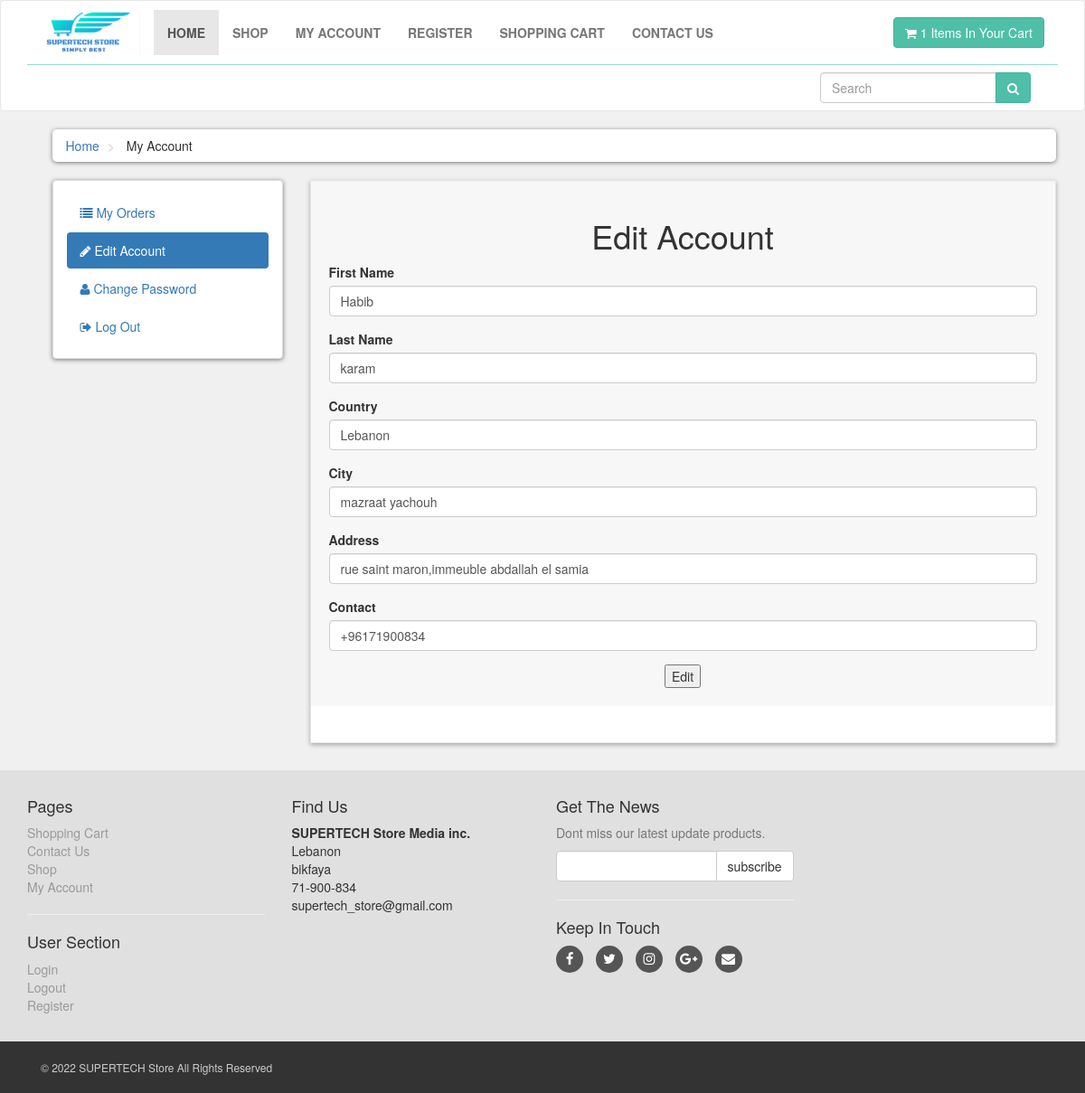
Page /customer/my_account.php?edit_account (signed in) on the committed database.
### tables this page shows
CREATE TABLE IF NOT EXISTS `user` (
  `id_user` int UNSIGNED NOT NULL AUTO_INCREMENT,
  `f_name` varchar(50) NOT NULL,
  `l_name` varchar(50) NOT NULL,
  `email` varchar(50) NOT NULL,
  `password` varchar(50) NOT NULL,
  `country` varchar(50) NOT NULL,
  `city` varchar(50) NOT NULL,
  `adress` varchar(255) NOT NULL,
  `contact` varchar(50) NOT NULL,
  PRIMARY KEY (`id_user`)
);

### customer/edit_account.php (the view, shortened to what this page needs)
        <div class="box-header">
                 <center>
 <?php
   if(isset($_SESSION["edit"]))echo"<h1>".$_SESSION["edit"]."</h1>";
   else echo "<h1>Edit Account</h1>";
   ?>
                 </center>
  <?php
  $link=connect();
  $idu=$_COOKIE['idu'];
  $sql="SELECT * FROM user where id_user='$idu';";
  $res = mysqli_query($link, $sql);
$u=mysqli_fetch_assoc($res);
  ?>
                 <form name="Cform" action="validationServer/editAcc.php" method="post" onsubmit="return editform()">
                     <div class="form-group">
                         <label>First Name</label>
                         <input type="text" class="form-control" name="fname" value="<?php
	   echo $u['f_name'];
	   ?>" required>
                     </div>
   <div class="form-group">
                         <label>Last Name</label>
                         <input type="text" class="form-control" name="lname" value="<?php
	   echo $u['l_name'];
	   ?>" required>
                     </div>
                     <div class="form-group">
                         <label>Country</label>
                         <input type="text" class="form-control" name="country"  value="<?php
	   echo $u['country'];
	   ?>"required>
                     </div>
                     <div class="form-group">
                         <label>City</label>
                         <input type="text" class="form-control" name="city" value="<?php
	   echo $u['city'];
	   ?>" required>
                     </div>
	<div class="form-group">
                         <label>Address</label>
                         <input type="text" class="form-control" name="address" value="<?php
	   echo $u['adress'];
	   ?>" required>
                     </div>
                     <div class="form-group">
   <label>Contact</label>
                         <input type="text" class="form-control" name="contact" value="<?php
	   echo $u['contact'];
	   ?>" required>
                     </div>
                     <div class="text-center">
                         <input type="submit" name="submit_form" value="Edit">
                     </div>
                 </form>
             </div>

### customer/styles/style.css (style rules this page uses)
body { font-size: 14px; line-height: 1.42857143; color: #333333; background: #f0f0f0; overflow-x: hidden; }
.box .box-header { background-color: #f7f7f7; margin: -20px -20px 20px; padding: 20px; border-top: 1px solid #eeeeee; }

### rows in the picture
user: fname "Habib", lname "karam", country "Lebanon", city "mazraat yachouh", address "rue saint maron,immeuble abdallah el samia", contact "+96171900834"

### other values in the picture
$item "1"
